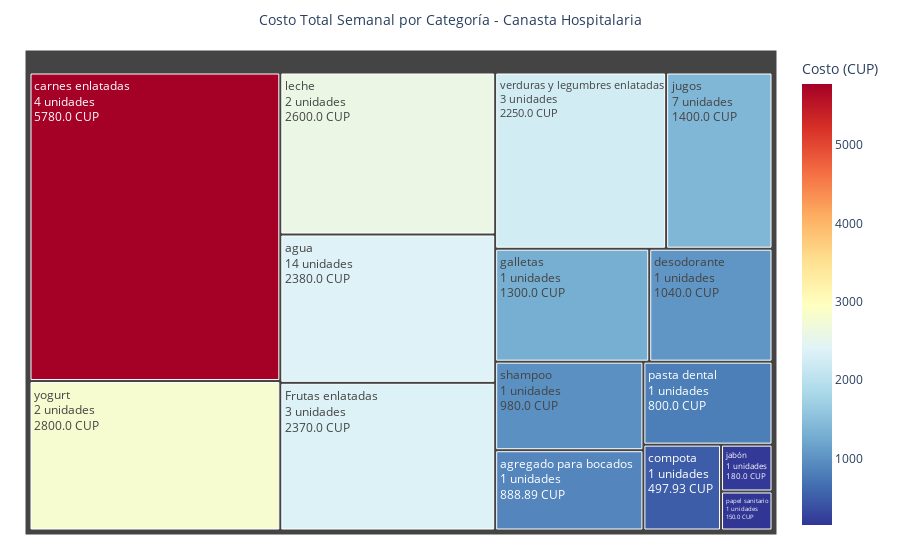

Write notebook code for a chart like this one.
### Markdown cell above
## La anatomía del gasto: ¿En qué se gasta realmente el dinero durante una hospitalización?
Este segundo gráfico responde a una pregunta crucial: cuando una familia debe desembolsar más de 26000 CUP en una semana, ¿en qué productos específicamente se concentra ese gasto? La visualización desglosa la canasta por categorías, revelando patrones de consumo y prioridades económicas forzadas por la emergencia médica.
Una parte se destina a manetener condiciones básicas de higiene para prevenir infecciones. Esto no es un lujo, sino una necesidad médica fundamental en un entorno hospitalario. Otra parte del presupuesto se va en alimentos especializados, muchos de los cuales son necesarios para administrar medicamentos. La consecuencia es desoladora: el salario mensual no alcanza ni para cubrir el consumo de carne, alimento de alta densidad nutricional, crucial en esta etapa de rápido crecimiento y desarrollo. Esto significa que, frente a la emergencia, las familias no eligen entre marcas caras o baratas, sino que son forzadas a un "triaje económico" desgarrador: decidir qué aspecto fundamental del cuidado—la higiene, la alimentación adecuada o los medicamentos complementarios—van a recortar porque el dinero simplemente no alcanza. La hospitalización, por tanto, impone una doble carga: la angustia por la salud del niño y la matemática cruel de un presupuesto imposible.

### Code cell
costos_totales = utils.calcular_costos_totales_por_categoria_canasta(canasta, precio_mediano_mipymes)
utils.visualizar_costo_total_canasta(canasta, costos_totales)

### Figure 1 — Plotly figure (JSON) as saved in the notebook; plotly's stock layout.template omitted (floating-point values rounded to 4 significant figures)
{"data": [{"domain": {"x": [0, 1], "y": [0, 1]}, "hovertemplate": "label=%{label}<br>value=%{value}<br>parent=%{parent}<br>Costo (CUP)=%{color}<extra></extra>", "labels": ["yogurt<br>2 unidades<br>2800.0 CUP", "agua<br>14 unidades<br>2380.0 CUP", "jugos<br>7 unidades<br>1400.0 CUP", "galletas<br>1 unidades<br>1300.0 CUP", "carnes enlatadas<br>4 unidades<br>5780.0 CUP", "papel sanitario<br>1 unidades<br>150.0 CUP", "jabón<br>1 unidades<br>180.0 CUP", "verduras y legumbres enlatadas<br>3 unidades<br>2250.0 CUP", "Frutas enlatadas<br>3 unidades<br>2370.0 CUP", "leche<br>2 unidades<br>2600.0 CUP", "agregado para bocados<br>1 unidades<br>888.89 CUP", "compota<br>1 unidades<br>497.93 CUP", "pasta dental<br>1 unidades<br>800.0 CUP", "desodorante<br>1 unidades<br>1040.0 CUP", "shampoo<br>1 unidades<br>980.0 CUP"], "marker": {"coloraxis": "coloraxis", "colors": [2800.0, 2380.0, 1400.0, 1300.0, 5780.0, 150.0, 180.0, 2250.0, 2370.0, 2600.0, 888.9, 497.9, 800.0, 1040.0, 980.0]}, "name": "", "parents": ["", "", "", "", "", "", "", "", "", "", "", "", "", "", ""], "type": "treemap", "values": [2800.0, 2380.0, 1400.0, 1300.0, 5780.0, 150.0, 180.0, 2250.0, 2370.0, 2600.0, 888.9, 497.9, 800.0, 1040.0, 980.0]}], "layout": {"coloraxis": {"colorbar": {"title": {"text": "Costo (CUP)"}}, "colorscale": [[0, "rgb(49,54,149)"], [0.1, "rgb(69,117,180)"], [0.2, "rgb(116,173,209)"], [0.3, "rgb(171,217,233)"], [0.4, "rgb(224,243,248)"], [0.5, "rgb(255,255,191)"], [0.6, "rgb(254,224,144)"], [0.7, "rgb(253,174,97)"], [0.8, "rgb(244,109,67)"], [0.9, "rgb(215,48,39)"], [1, "rgb(165,0,38)"]]}, "legend": {"tracegroupgap": 0}, "margin": {"b": 25, "l": 25, "r": 25, "t": 50}, "title": {"font": {"size": 14}, "text": "Costo Total Semanal por Categoría - Canasta Hospitalaria", "x": 0.5}}}
